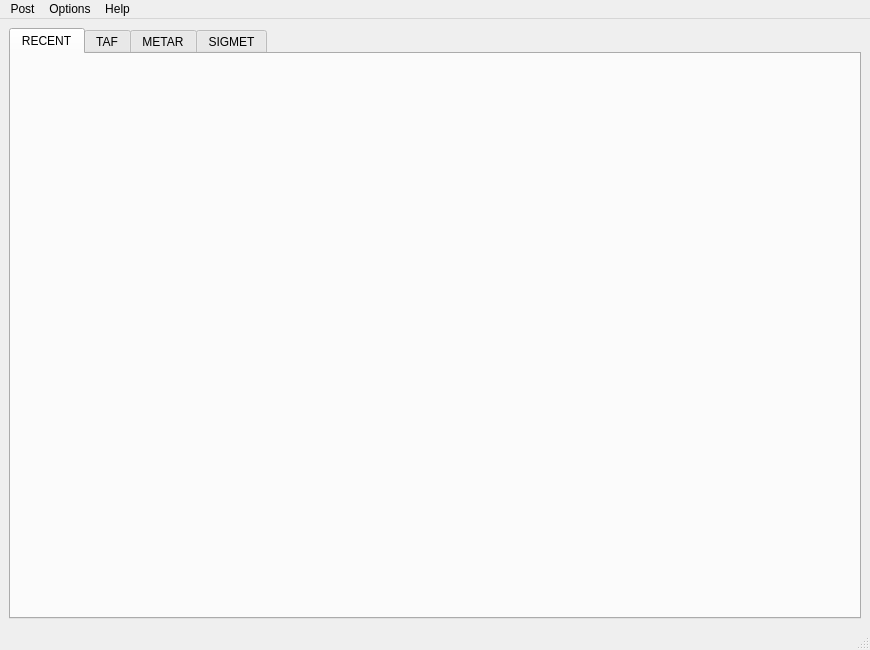
<?xml version="1.0" encoding="UTF-8"?>
<ui version="4.0">
 <class>MainWindow</class>
 <widget class="QMainWindow" name="MainWindow">
  <property name="geometry">
   <rect>
    <x>0</x>
    <y>0</y>
    <width>870</width>
    <height>650</height>
   </rect>
  </property>
  <property name="windowTitle">
   <string>Terminal Aerodrome Forecast Encoding Software</string>
  </property>
  <widget class="QWidget" name="centralWidget">
   <layout class="QVBoxLayout" name="verticalLayout">
    <item>
     <widget class="QTabWidget" name="mainTab">
      <property name="minimumSize">
       <size>
        <width>850</width>
        <height>0</height>
       </size>
      </property>
      <property name="currentIndex">
       <number>0</number>
      </property>
      <property name="movable">
       <bool>true</bool>
      </property>
      <widget class="QWidget" name="recentTab">
       <attribute name="title">
        <string>RECENT</string>
       </attribute>
       <layout class="QVBoxLayout" name="recentLayout">
        <property name="sizeConstraint">
         <enum>QLayout::SetFixedSize</enum>
        </property>
        <item>
         <widget class="QWidget" name="tips" native="true">
          <property name="minimumSize">
           <size>
            <width>845</width>
            <height>0</height>
           </size>
          </property>
          <layout class="QHBoxLayout" name="tipsLayout">
           <property name="leftMargin">
            <number>10</number>
           </property>
           <property name="topMargin">
            <number>20</number>
           </property>
           <property name="rightMargin">
            <number>10</number>
           </property>
           <property name="bottomMargin">
            <number>20</number>
           </property>
          </layout>
         </widget>
        </item>
       </layout>
      </widget>
      <widget class="QWidget" name="tafTab">
       <attribute name="title">
        <string>TAF</string>
       </attribute>
       <layout class="QVBoxLayout" name="tafLayout"/>
      </widget>
      <widget class="QWidget" name="metarTab">
       <attribute name="title">
        <string>METAR</string>
       </attribute>
       <layout class="QVBoxLayout" name="metarLayout"/>
      </widget>
      <widget class="QWidget" name="sigmetTab">
       <attribute name="title">
        <string notr="true">SIGMET</string>
       </attribute>
       <layout class="QVBoxLayout" name="sigmetLayout"/>
      </widget>
     </widget>
    </item>
   </layout>
  </widget>
  <widget class="QMenuBar" name="menuBar">
   <property name="geometry">
    <rect>
     <x>0</x>
     <y>0</y>
     <width>870</width>
     <height>23</height>
    </rect>
   </property>
   <widget class="QMenu" name="postMenu">
    <property name="title">
     <string>Post</string>
    </property>
    <addaction name="tafAction"/>
    <addaction name="trendAction"/>
    <addaction name="sigmetAction"/>
    <addaction name="separator"/>
    <addaction name="quitAction"/>
   </widget>
   <widget class="QMenu" name="settingMenu">
    <property name="title">
     <string>Options</string>
    </property>
    <widget class="QMenu" name="contractsMenu">
     <property name="title">
      <string>Contacts</string>
     </property>
     <addaction name="contractNo"/>
     <addaction name="separator"/>
    </widget>
    <addaction name="warnTafAction"/>
    <addaction name="contractsMenu"/>
    <addaction name="separator"/>
    <addaction name="settingAction"/>
   </widget>
   <widget class="QMenu" name="helpMenu">
    <property name="title">
     <string>Help</string>
    </property>
    <addaction name="openDocsAction"/>
    <addaction name="reportIssueAction"/>
    <addaction name="checkUpgradeAction"/>
    <addaction name="separator"/>
    <addaction name="aboutAction"/>
   </widget>
   <addaction name="postMenu"/>
   <addaction name="settingMenu"/>
   <addaction name="helpMenu"/>
  </widget>
  <widget class="QStatusBar" name="statusBar"/>
  <action name="tafAction">
   <property name="text">
    <string>Terminal Aerodrome Forecast</string>
   </property>
   <property name="shortcut">
    <string notr="true">Ctrl+F</string>
   </property>
  </action>
  <action name="trendAction">
   <property name="text">
    <string>Trend Forecast</string>
   </property>
   <property name="shortcut">
    <string notr="true">Ctrl+T</string>
   </property>
  </action>
  <action name="sigmetAction">
   <property name="text">
    <string>Significant Meteorological Information</string>
   </property>
   <property name="shortcut">
    <string notr="true">Ctrl+S</string>
   </property>
  </action>
  <action name="settingAction">
   <property name="text">
    <string>Settings</string>
   </property>
   <property name="shortcut">
    <string notr="true">Ctrl+,</string>
   </property>
  </action>
  <action name="aboutAction">
   <property name="text">
    <string>About</string>
   </property>
  </action>
  <action name="quitAction">
   <property name="text">
    <string>Exit</string>
   </property>
  </action>
  <action name="contractNo">
   <property name="checkable">
    <bool>true</bool>
   </property>
   <property name="text">
    <string>None</string>
   </property>
  </action>
  <action name="reportIssueAction">
   <property name="text">
    <string>Report Issue</string>
   </property>
  </action>
  <action name="openDocsAction">
   <property name="text">
    <string>Documents</string>
   </property>
  </action>
  <action name="warnTafAction">
   <property name="checkable">
    <bool>true</bool>
   </property>
   <property name="checked">
    <bool>true</bool>
   </property>
   <property name="text">
    <string>Alarm Sound</string>
   </property>
  </action>
  <action name="checkUpgradeAction">
   <property name="text">
    <string>Check for Updates</string>
   </property>
  </action>
  <action name="previousPageAction">
   <property name="text">
    <string>Previous Page</string>
   </property>
  </action>
  <action name="nextPageAction">
   <property name="text">
    <string>Next Page</string>
   </property>
  </action>
 </widget>
 <resources/>
 <connections>
  <connection>
   <sender>quitAction</sender>
   <signal>triggered()</signal>
   <receiver>MainWindow</receiver>
   <slot>close()</slot>
   <hints>
    <hint type="sourcelabel">
     <x>-1</x>
     <y>-1</y>
    </hint>
    <hint type="destinationlabel">
     <x>440</x>
     <y>299</y>
    </hint>
   </hints>
  </connection>
 </connections>
</ui>
